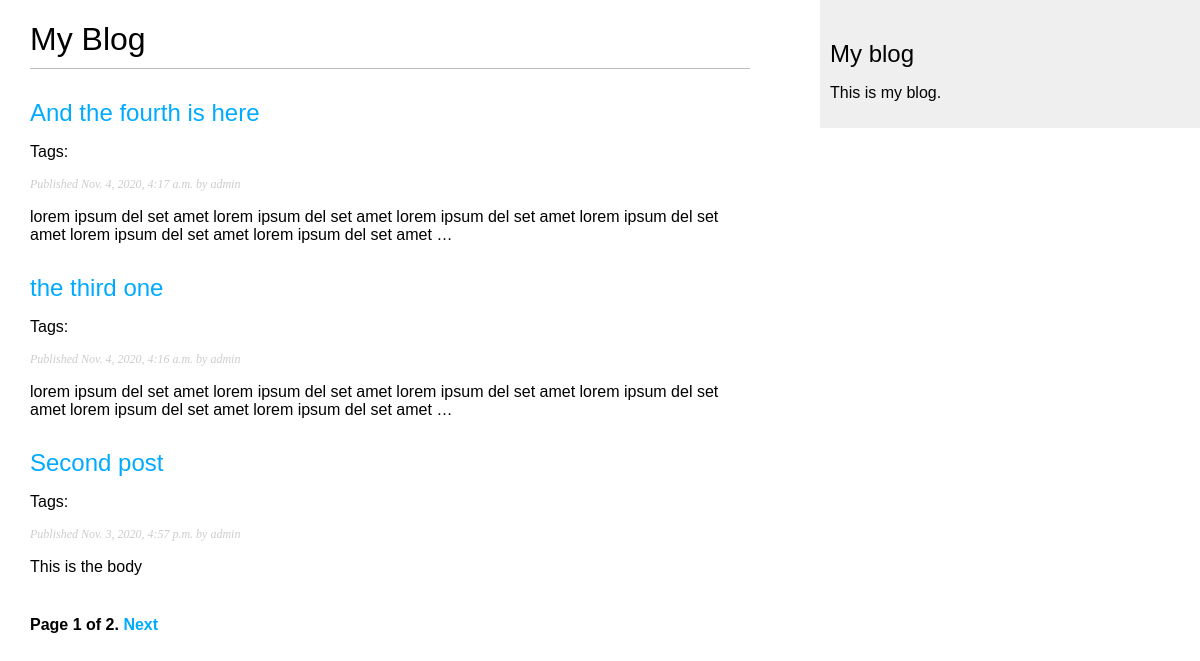
/blog/, run on an earlier commit of the app's database.
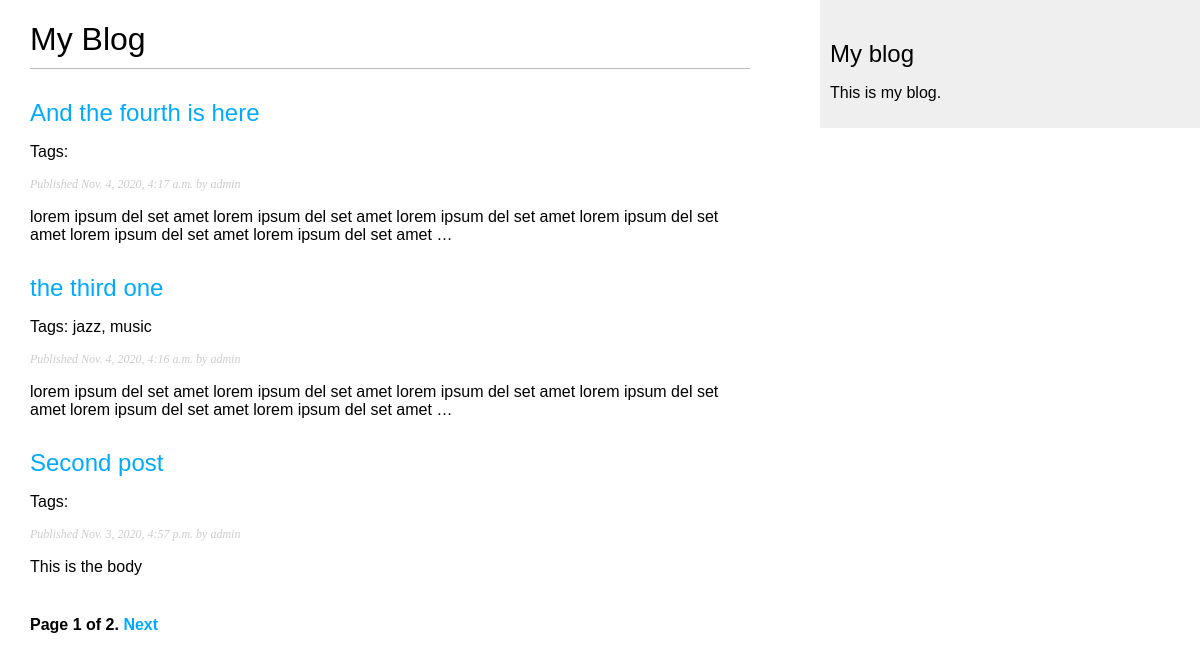
And on a later commit of the database.
### blog/models.py (models this page shows, shortened)
class Post(models.Model):
    STATUS_CHOICES = (
        ('draft', 'Draft'),
        ('published', 'Published'),
    )
    title = models.CharField(max_length=250)
    slug = models.SlugField(max_length=250, unique_for_date='publish')
    author = models.ForeignKey(User, on_delete=models.CASCADE, related_name='blog_posts')
    body = models.TextField()
    publish = models.DateTimeField(default=timezone.now)
    created = models.DateTimeField(auto_now_add=True)
    updated = models.DateTimeField(auto_now=True)
    status = models.CharField(max_length=10, choices=STATUS_CHOICES, default='draft')
    objects = models.Manager() #the default Manager
    published = PublishedManager() #our custom manager
    tags = TaggableManager()
    def get_absolute_url(self):
        return reverse('blog:post_detail',
                        args=[self.publish.year,
                        self.publish.month,
                        self.publish.day, self.slug])
    class Meta:
        ordering = ('-publish',)

### blog/views.py (the view)
# urls.py: path('', views.PostListView.as_view(), name='post_list'),
class PostListView(ListView):
    queryset = Post.published.all()
    context_object_name = 'posts'
    paginate_by = 3
    template_name = 'blog/post/list.html'

### blog/templates/blog/post/list.html (shortened to what this page needs)
{% extends "blog/base.html" %}
   {% block content %}
     <h1>My Blog</h1>
     {% for post in posts %}
<h2>
<a href="{{ post.get_absolute_url }}">
{{ post.title }} </a>
</h2>
<p class="tags">Tags: {{ post.tags.all|join:", " }}</p>
<p class="date">
Published {{ post.publish }} by {{ post.author }} </p>
{{ post.body|truncatewords:30|linebreaks }} {% endfor %}
{% include "pagination.html" with page=page_obj %}
   {% endblock %}

What changed in the data, as far as the page shows it:
changed Post "the third one": tags.all (not shown) → "jazz, music"
